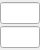
<?xml version="1.0" encoding="UTF-8"?>
<ui version="4.0">
 <class>WeekValues</class>
 <widget class="QWidget" name="WeekValues">
  <property name="geometry">
   <rect>
    <x>0</x>
    <y>0</y>
    <width>40</width>
    <height>50</height>
   </rect>
  </property>
  <property name="windowTitle">
   <string>Form</string>
  </property>
  <layout class="QVBoxLayout" name="verticalLayout">
   <property name="spacing">
    <number>0</number>
   </property>
   <property name="leftMargin">
    <number>0</number>
   </property>
   <property name="topMargin">
    <number>0</number>
   </property>
   <property name="rightMargin">
    <number>0</number>
   </property>
   <property name="bottomMargin">
    <number>0</number>
   </property>
   <item>
    <widget class="ClearingLine" name="line_plane">
     <property name="minimumSize">
      <size>
       <width>40</width>
       <height>0</height>
      </size>
     </property>
     <property name="maximumSize">
      <size>
       <width>40</width>
       <height>16777215</height>
      </size>
     </property>
     <property name="text">
      <string/>
     </property>
     <property name="frame">
      <bool>true</bool>
     </property>
     <property name="alignment">
      <set>Qt::AlignCenter</set>
     </property>
    </widget>
   </item>
   <item>
    <widget class="ClearingLine" name="line_fact">
     <property name="minimumSize">
      <size>
       <width>40</width>
       <height>0</height>
      </size>
     </property>
     <property name="maximumSize">
      <size>
       <width>40</width>
       <height>16777215</height>
      </size>
     </property>
     <property name="frame">
      <bool>true</bool>
     </property>
     <property name="alignment">
      <set>Qt::AlignCenter</set>
     </property>
    </widget>
   </item>
  </layout>
 </widget>
 <customwidgets>
  <customwidget>
   <class>ClearingLine</class>
   <extends>QLineEdit</extends>
   <header>misc/clearingline.h</header>
  </customwidget>
 </customwidgets>
 <resources/>
 <connections/>
</ui>
